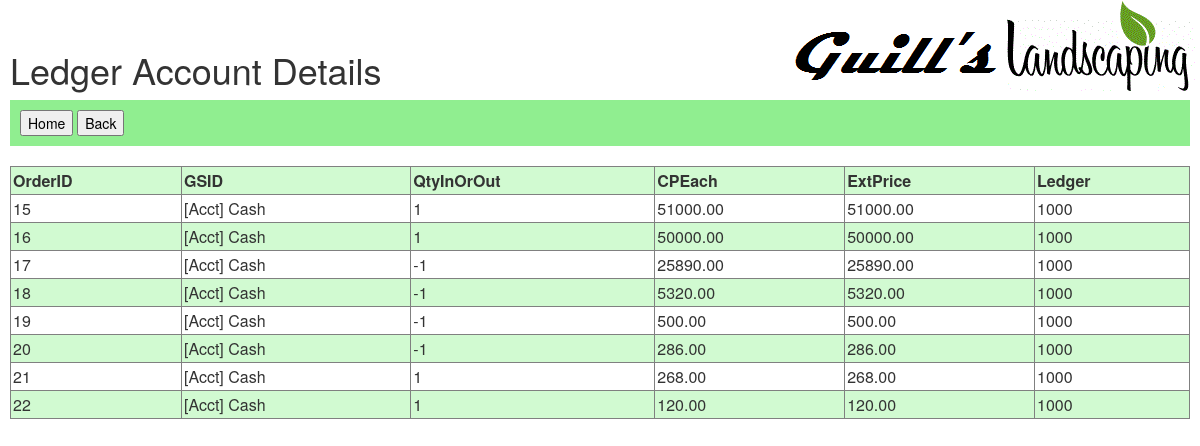
/hort/ledger_detail/1000/ (signed in), run on the app's committed database.
### hort/models.py (models this page shows, shortened)
class Details(models.Model):
    USER_CHOICES = User.objects.all().values_list('id', 'username')
    L_ITER = [ ( p[0], '{0} - {1}'.format( p[0], p[1] ),) for p in LedgerAcct.objects.values_list('LedgerAcctNum', 'LedgerAcctTxt') ]
    NO = 0
    YES = 1
    ACCT_ENTRY_CHOICES = ((NO, 'No'), (YES, 'Yes'),)
    AcctEntry = models.IntegerField(choices=ACCT_ENTRY_CHOICES, default=0)
    OrderID = models.IntegerField(null=False)
    GSID = models.ForeignKey('GoodAndServices', on_delete=models.CASCADE)
    QtyOrdered = models.IntegerField(null=True)
    QtyInOrOut = models.IntegerField(null=True)
    CPEach = models.DecimalField(max_digits=14, decimal_places=2, default=0.00)
    ExtPrice = models.DecimalField(max_digits=14, decimal_places=2, default=0.00)
    Ledger = models.IntegerField(null=True)
    ScheduledStartDT = models.DateTimeField(null=True, blank=True)
    ScheduledCompleteDT = models.DateTimeField(null=True, blank=True)

class GoodAndServices(models.Model):
    GOOD = 'Good'
    SERVICES = 'Svcs'
    ACCOUNTING = 'Acct'
    CLASS_CHOICES = ((GOOD, 'Good'), (SERVICES, 'Svcs'),(ACCOUNTING, 'Acct'),)
    L_ITER = [ ( p[0], '{0} - {1}'.format( p[0], p[1] ),) for p in LedgerAcct.objects.values_list('LedgerAcctNum', 'LedgerAcctTxt') ]
    SUPPLIERS = Customer.objects.filter(Q(Relationship='SUP') | Q(Relationship='OWN')).values_list('CustID', 'LastName')
    Description = models.CharField(max_length=50)
    Class = models.CharField(max_length=12, choices=CLASS_CHOICES)
    LedgerIn = models.IntegerField(default=0, choices=L_ITER)   #FK to LedgerAcct?
    Cost = models.DecimalField(max_digits=14, decimal_places=2, default=0.00)
    LedgerOut = models.IntegerField(default=0, choices=L_ITER)   #FK to LedgerAcct?
    Price = models.DecimalField(max_digits=14, decimal_places=2, default=0.00)
    PrimarySupplier = models.CharField(max_length=50, choices=SUPPLIERS)
    PrimarySupplierPartNo = models.CharField(max_length=20, blank=True)
    def __str__(self):
        return '[' + self.Class + '] ' +self.Description

### hort/views.py (the view)
# urls.py: url(r'^ledger_detail/(?P<ledger_acct_id>[0-9]+)/$', views.ledger_detail, name='ledger_detail'),
@login_required
def ledger_detail(request, ledger_acct_id):
    ledger_acct_items = Details.objects.filter(Ledger=ledger_acct_id)
    return render(request, 'hort/ledger_acct_items.html',{'ledger_acct_items': ledger_acct_items})

### hort/templates/hort/ledger_acct_items.html (shortened to what this page needs)
{% load staticfiles %}
<link href="{% static 'bootstrap/css/bootstrap.css' %}" rel="stylesheet" type="text/css"/>
<link rel="stylesheet" type="text/css" href="{% static 'hort/style.css' %}" />
<h1>Ledger Account Details</h1>
<div style="background-color:lightgreen; color:black; padding:10px;">
<button type="button" onclick="location.href='/hort/'">Home</button>
<button type="button" onclick="goBack()">Back</button>
</div>
<body style="margin:10px;">
<br>
{% if ledger_acct_items %}
 	<table border="1" style="width:100%">
	<tr>
		<td><b>OrderID</b></td>
		<td><b>GSID</b></td>
		<td><b>QtyInOrOut</b></td>
		<td><b>CPEach</b></td>
		<td><b>ExtPrice</b></td>
		<td><b>Ledger</b></td>
	</tr>
    {% for acct_item in ledger_acct_items %}
        <tr>
		    <td>{{ acct_item.OrderID }}</td>
			<td>{{ acct_item.GSID }}</td>
			<td>{{ acct_item.QtyInOrOut }}</td>
			<td>{{ acct_item.CPEach }}</td>
			<td>{{ acct_item.ExtPrice }}</td>
			<td>{{ acct_item.Ledger }}</td>
		</tr>
    {% endfor %}
	</table>
{% else %}
    <p>No Details are available.</p>
{% endif %}
</body>

### hort/static/hort/style.css (style rules this page uses)
body { background: white url("images/hort.gif") no-repeat right top; }
td { padding: 2; vertical-align: top; }
tr:nth-child(odd) { background-color: hsl(120, 80%, 90%); }

### data on the page
Details: OrderID "15", GSID "[Acct] Cash", QtyInOrOut "1", CPEach "51000.00", ExtPrice "51000.00", Ledger "1000"
Details: OrderID "16", GSID "[Acct] Cash", QtyInOrOut "1", CPEach "50000.00", ExtPrice "50000.00", Ledger "1000"
Details: OrderID "17", GSID "[Acct] Cash", QtyInOrOut "-1", CPEach "25890.00", ExtPrice "25890.00", Ledger "1000"
Details: OrderID "18", GSID "[Acct] Cash", QtyInOrOut "-1", CPEach "5320.00", ExtPrice "5320.00", Ledger "1000"
Details: OrderID "19", GSID "[Acct] Cash", QtyInOrOut "-1", CPEach "500.00", ExtPrice "500.00", Ledger "1000"
Details: OrderID "20", GSID "[Acct] Cash", QtyInOrOut "-1", CPEach "286.00", ExtPrice "286.00", Ledger "1000"
Details: OrderID "21", GSID "[Acct] Cash", QtyInOrOut "1", CPEach "268.00", ExtPrice "268.00", Ledger "1000"
Details: OrderID "22", GSID "[Acct] Cash", QtyInOrOut "1", CPEach "120.00", ExtPrice "120.00", Ledger "1000"
